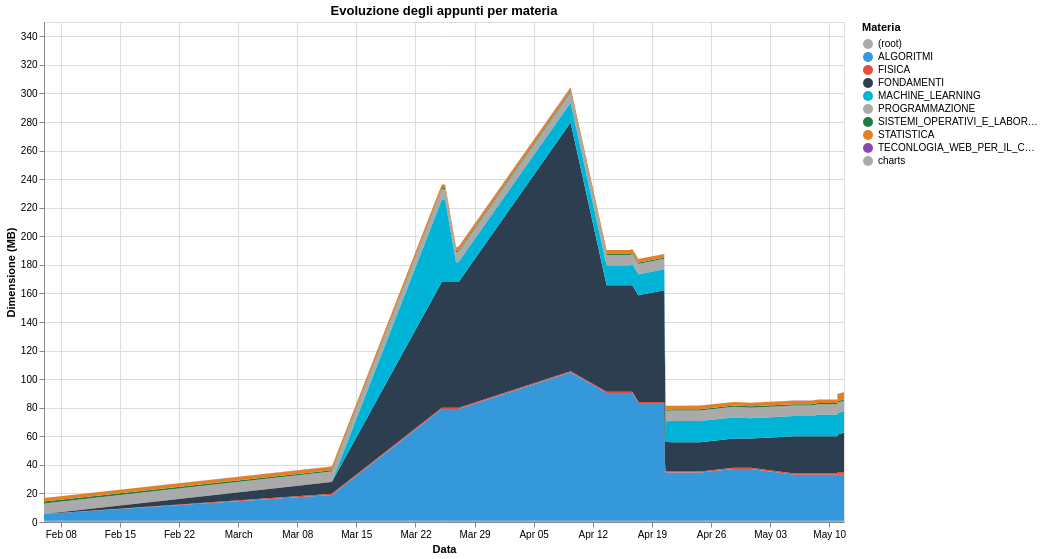

Write a Vega-Lite specification for this figure.
### Vega-Lite specification from a JSON file in a GitHub repository (floating-point values rounded to 4 significant figures; data arrays with more than 128 entries replaced by an {"elided": "..."} marker saying what was removed)
{"$schema": "https://vega.github.io/schema/vega-lite/v6.1.0.json", "config": {"view": {"continuousHeight": 300, "continuousWidth": 300}}, "data": {"name": "data-1b55bb5cc41649a933f7b442cabb5a76"}, "datasets": {"data-1b55bb5cc41649a933f7b442cabb5a76": {"elided": "324 records"}}, "encoding": {"color": {"field": "period", "scale": {"domain": ["(root)", "ALGORITMI", "FISICA", "FONDAMENTI", "MACHINE_LEARNING", "PROGRAMMAZIONE", "SISTEMI_OPERATIVI_E_LABORATORIO", "STATISTICA", "TECONLOGIA_WEB_PER_IL_CLOUD", "charts"], "range": ["#aaaaaa", "#3498db", "#e74c3c", "#2c3e50", "#00b4d8", "#aaaaaa", "#1e7d45", "#e67e22", "#8e44ad", "#aaaaaa"]}, "title": "Materia", "type": "ordinal"}, "order": {"field": "period", "sort": "ascending", "type": "ordinal"}, "tooltip": [{"field": "commit_date", "type": "temporal"}, {"field": "period", "type": "ordinal"}, {"field": "line_count", "type": "quantitative"}], "x": {"field": "commit_date", "title": "Data", "type": "temporal"}, "y": {"field": "line_count", "title": "Dimensione (MB)", "type": "quantitative"}}, "height": 500, "mark": {"type": "area"}, "title": "Evoluzione degli appunti per materia", "usermeta": {"embedOptions": {}}, "width": 800}
